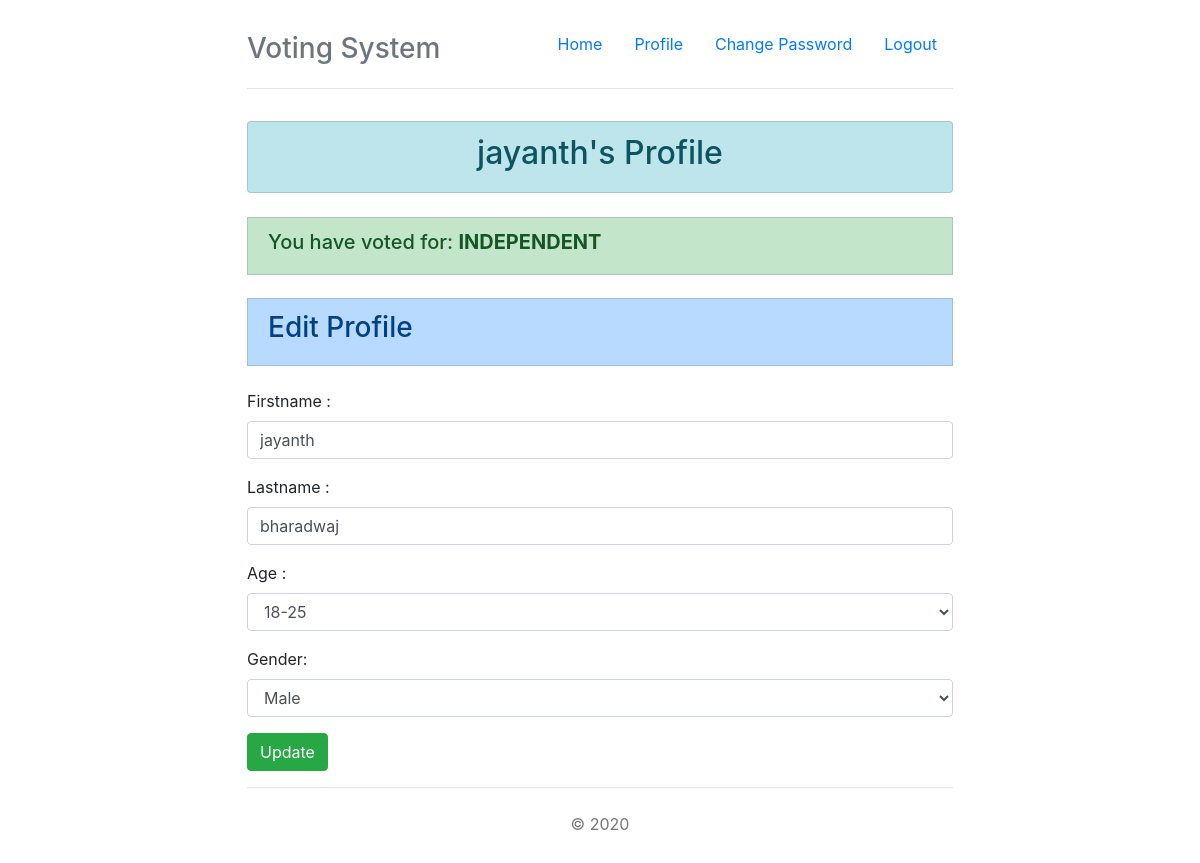
Screenshot of /profile.php (signed in) with the database file from the repository.
### tables this page shows
CREATE TABLE `votings` (
  `votingId` int(11) NOT NULL,
  `voterName` varchar(255) NOT NULL,
  `voteTo` varchar(255) NOT NULL,
  `votedOn` datetime NOT NULL DEFAULT current_timestamp(),
  `voterGender` varchar(255) NOT NULL,
  `voterAgeRange` varchar(255) NOT NULL
);

CREATE TABLE `users` (
  `UserId` int(11) NOT NULL,
  `firstName` varchar(255) NOT NULL,
  `lastName` varchar(255) NOT NULL,
  `userName` varchar(255) NOT NULL,
  `ageRange` varchar(255) NOT NULL,
  `gender` varchar(255) NOT NULL,
  `password` varchar(255) NOT NULL,
  `role` int(11) NOT NULL,
  `status` int(11) NOT NULL
);

### profile.php (the view, shortened to what this page needs)
<?php
include "head.php";
?>
<body>
  <div class="container">
    <?php include "navbar.php"; ?>
    <?php if ($_SESSION) {
      if ($_SESSION['rank'] == 'voter') {
        include "connection.php";
        $name = $_SESSION['name'];
        $uq = "SELECT * from users WHERE username = '$name'";
        $uqr = mysqli_query($conn, $uq);
        if (mysqli_num_rows($uqr) > 0) {
          while ($row = mysqli_fetch_array($uqr)) {
            $firstname = $row['firstName'];
            $lastname = $row['lastName'];
            $age = $row['ageRange'];
            $gender = $row['gender'];
          }
        }
    ?>
        <ul class="list-group">
          <center>
            <li class="list-group-item list-group-item-info">
              <h2> <?php echo $name; ?>'s Profile</h2>
            </li>
          </center>
        </ul>
        <br />
        <?php
        $vq = "SELECT voteTo from votings WHERE voterName = '$name'";
        $vqr = mysqli_query($conn, $vq);
        if (mysqli_num_rows($vqr) == 1) {
          $row = mysqli_fetch_assoc($vqr); ?>
          <li class="list-group-item list-group-item-success">
            <h5>You have voted for: <b><?php echo $row['voteTo']; ?></b></h5>
          </li>
        <?php } else { ?>
          <li class="list-group-item list-group-item-danger">
            <h5>You have not voted yet. Please submit your vote!</h5>
          </li>
        <?php }
        ?>
        <br />
        <li class="list-group-item list-group-item-primary">
          <h3>Edit Profile</h3>
        </li>
        <br />
        <form action="update_action.php" method="post" id="updateuser">
          <div class="form-group">
            <label for="firstname"> Firstname :</label>
            <input type="text" class="form-control" placeholder="Enter firstname" id="firstname" name="firstname" value="<?php echo $firstname; ?>" required>
          </div>
          <div class="form-group">
            <label for="lastname"> Lastname :</label>
            <input type="text" class="form-control" placeholder="Enter lastname" id="lastname" name="lastname" value="<?php echo $lastname; ?>" required>
          </div>
          <div class=" form-group">
            <label for="age"> Age :</label>
            <select class="form-control" id="age" name="age" required>
              <option value="18-25" <?php if ($age == '18-25') {
                                      echo "selected";
                                    } ?>>18-25</option>
            </select>
          </div>
          <div class=" form-group">
            <label for="gender">Gender:</label>
            <select class="form-control" id="gender" name="gender" required>
              <option value="male" <?php if ($gender == 'male') {
                                      echo "selected";
                                    } ?>>Male</option>
            </select>
          </div>
          <input type="submit" class="btn btn-success" name="update" value="Update">
        </form>
    <?php }
    } else {
      echo "You don't have Access";
    } ?>
    <?php include "footer.php"; ?>
</body>

### custom.css (style rules this page uses)
body { padding-top: 1.5rem; padding-bottom: 1.5rem; }
@media (min-width: 48em) { .container { max-width: 46rem; } }

### rows the page displays
votings: voteTo "INDEPENDENT"
users: firstname "jayanth", lastname "bharadwaj", age "18-25", gender "Male"

### other values shown
$name "jayanth"
Date('Y') "2020"
